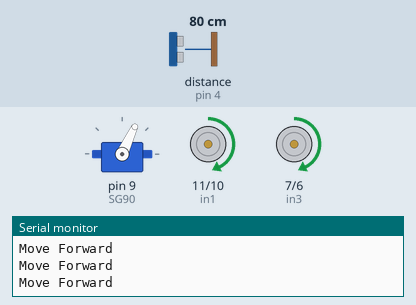
Recording of a sketch running on a simulated Arduino Uno, built with avr-gcc and run on an emulated ATmega328P. On the bench: servo, motor-driver pin pairs drawn as motors (green arrow = first pin HIGH = forward, orange = second pin HIGH = backward, longer = more drive, scaled by the enable pin), the last lines printed to the serial monitor. The test bench sets the inputs (shaded band); at power-on: distance to the obstacle (sensor on pin 4) 80 cm. The echo pulse lasts 58.3 µs per cm.

Above: at 1.2 s.
1.3 s: distance to the obstacle (sensor on pin 4) set to 33 cm
3.0 s: distance to the obstacle (sensor on pin 4) set to 27 cm
At 4.1 s:
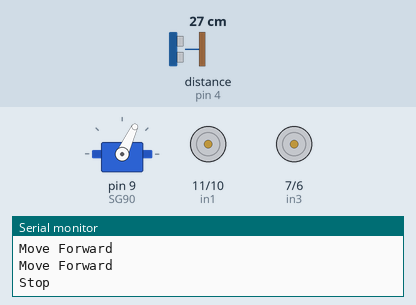
At 5.9 s:
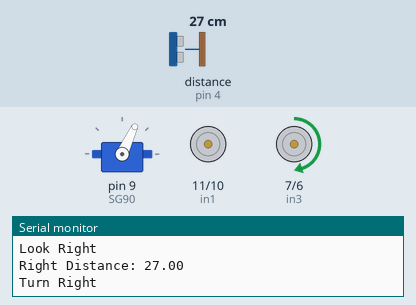
6.0 s: distance to the obstacle (sensor on pin 4) set to 23 cm
9.0 s: distance to the obstacle (sensor on pin 4) set to 35 cm
12.0 s: distance to the obstacle (sensor on pin 4) set to 2 cm
At 14.0 s:
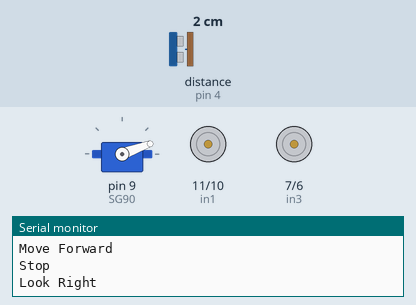
15.0 s: distance to the obstacle (sensor on pin 4) set to 60 cm
At 16.4 s:
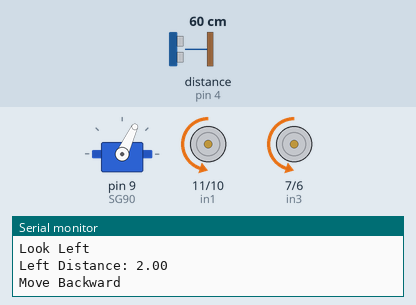
Timing chart, 0 to 18.4 s (numbered marks = the images above; inputs shaded):
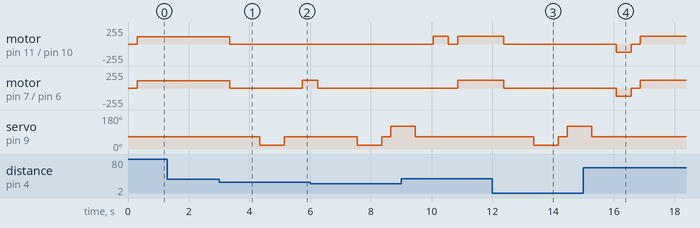

The sketch:

Obstacle_Avoidance.ino
```cpp
#include "NewPing.h"
#include <Servo.h>

#define Trig_Pin 12
#define Echo_Pin 4
#define Max_Distance 400

float distance;
float rightDistance;
float leftDistance;


NewPing sonar(Trig_Pin, Echo_Pin, Max_Distance);

Servo SG90;

#define right 20
#define left 120
#define center 65

#define in1 11
#define in2 10
#define in3 7
#define in4 6

const int enA = 3;
const int enB = 5;


void setup() {
SG90.attach(9);
SG90.write(center);
Serial.begin(9600);
pinMode(in1, OUTPUT);
pinMode(in2, OUTPUT);
pinMode(in3, OUTPUT);
pinMode(in4, OUTPUT);
pinMode(enA, OUTPUT);
pinMode(enB, OUTPUT);

}


void loop() {

if(Distance() < 30){
  stop();
  delay(1000);
   if(lookRight()<25 && lookLeft()<25){
     delay(500);
     moveBackward();
    delay(500);
    stop();
  }else if(leftDistance > rightDistance) {
    delay(300);
    turnLeft();
    delay(500);
    stop();
  }else{
    delay(300);
    turnRight();
    delay(500);
    stop();

  }

}else{
  moveForward();
  }
}
void moveForward(){
Serial.println("Move Forward");
analogWrite(enA, 110);
analogWrite(enB, 110);
digitalWrite(in1, HIGH);
digitalWrite(in2, LOW);
digitalWrite(in3, HIGH);
digitalWrite(in4, LOW);
}

void moveBackward(){
Serial.println("Move Backward");
analogWrite(enA, 120);
analogWrite(enB, 120);
digitalWrite(in1, LOW);
digitalWrite(in2, HIGH);
digitalWrite(in3, LOW);
digitalWrite(in4, HIGH);
}


float Distance(){
float distance = sonar.ping_cm();
delay(300);
return distance;
}

float lookRight(){
Serial.println("Look Right");
SG90.write(right);
delay(500);
float distance = Distance();
SG90.write(center);
delay(300);
rightDistance = distance;
Serial.print("Right Distance: ");
Serial.println(rightDistance);
return distance;
}

float lookLeft(){
Serial.println("Look Left");
SG90.write(left);
delay(500);
float distance = Distance();
SG90.write(center);
delay(300);
leftDistance = distance;
Serial.print("Left Distance: ");
Serial.println(leftDistance);
return distance;
}

void turnLeft(){
Serial.println("Turn Left");
analogWrite(enA, 120);
analogWrite(enB, 120);
digitalWrite(in1, HIGH);
digitalWrite(in2, LOW);
digitalWrite(in3, LOW);
digitalWrite(in4, LOW);
}

void turnRight(){
Serial.println("Turn Right");
analogWrite(enA, 120);
analogWrite(enB, 120);
digitalWrite(in1, LOW);
digitalWrite(in2, LOW);
digitalWrite(in3, HIGH);
digitalWrite(in4, LOW);
}


void stop(){
Serial.println("Stop");
analogWrite(enA, 0);
analogWrite(enB, 0);
digitalWrite(in1, LOW);
digitalWrite(in2, LOW);
digitalWrite(in3, LOW);
digitalWrite(in4, LOW);
}
```

Measured:
- the behaviour switches between 30 and 29 cm on distance to the obstacle (sensor on pin 4) (found by bisection; images 0 and 1)
- after the input at 3.0 s, motor on pin 11 (in1) / pin 10 (in2): forward 110/255 → stopped after 0.34 s; motor on pin 7 (in3) / pin 6 (in4): forward 110/255 → stopped after 0.34 s, → forward 120/255 2.4 s later; servo on pin 9 (SG90): 65° → 20° after 1.3 s, → 65° 0.80 s later
- after the input at 12.0 s, motor on pin 11 (in1) / pin 10 (in2), motor on pin 7 (in3) / pin 6 (in4): forward 120/255 → stopped after 0.37 s; servo on pin 9 (SG90): 65° → 20° after 1.4 s, → 65° 0.80 s later, → 120° 0.30 s later
- after the input at 15.0 s, servo on pin 9 (SG90): goes on until 15.3 s, then stays 65°
